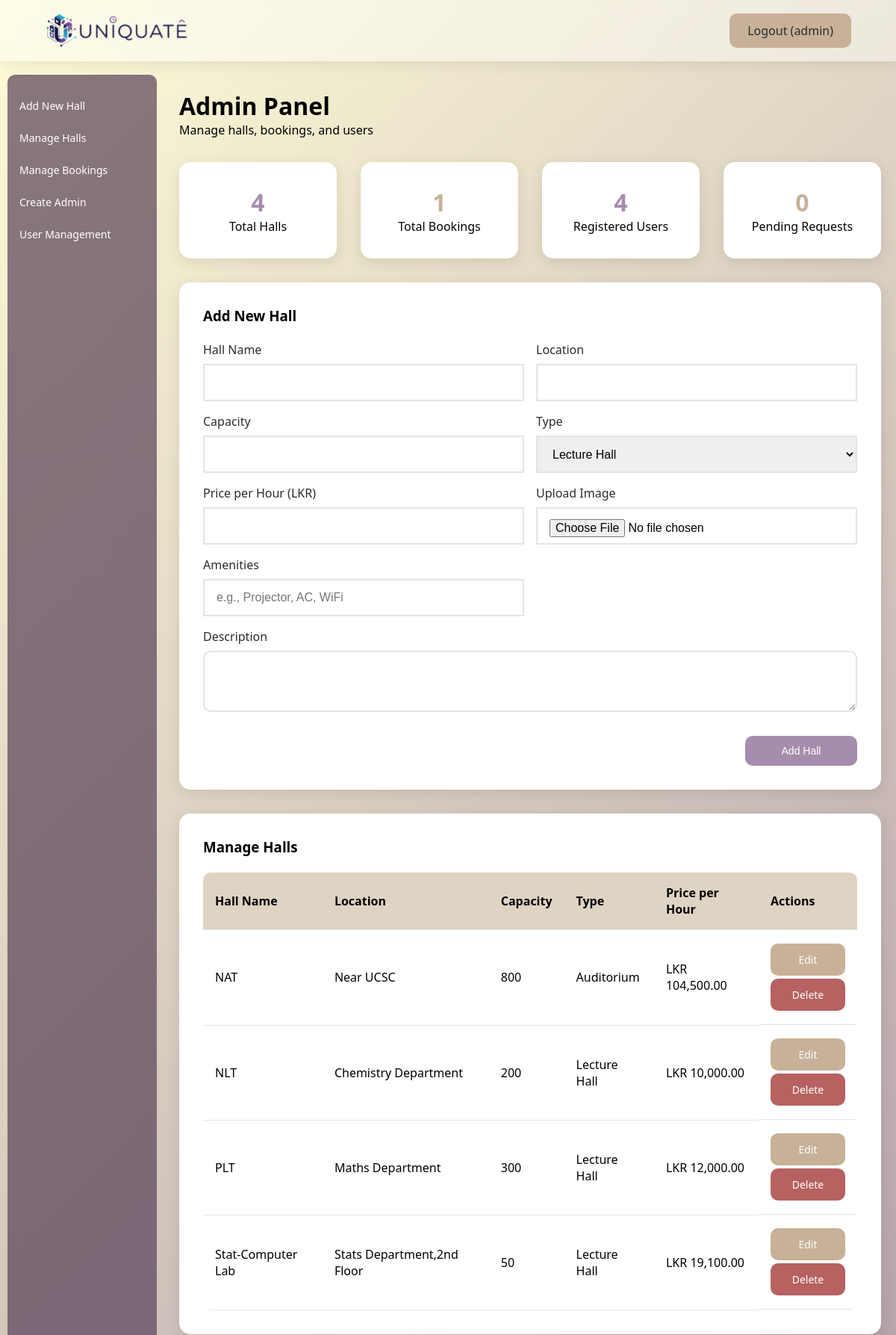
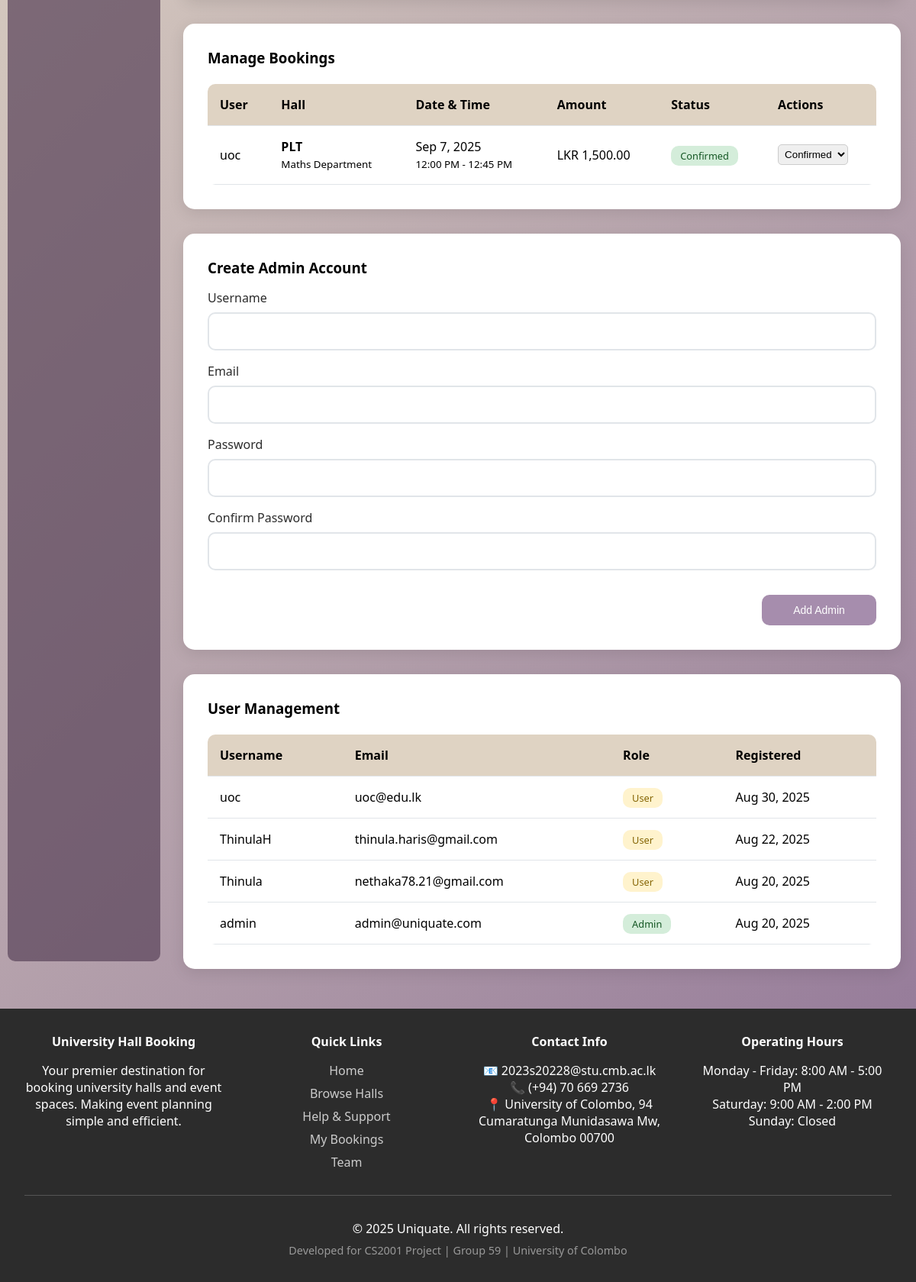
Screenshot of /admin.php (signed in) with the database file from the repository (2 pictures, top to bottom).
### tables this page shows
CREATE TABLE `bookings` (
  `id` int NOT NULL,
  `user_id` int NOT NULL,
  `hall_id` int NOT NULL,
  `booking_date` date NOT NULL,
  `start_time` time NOT NULL,
  `end_time` time NOT NULL,
  `purpose` text,
  `total_amount` decimal(10,2) NOT NULL,
  `status` enum('pending','confirmed','cancelled') DEFAULT 'pending',
  `created_at` timestamp NULL DEFAULT CURRENT_TIMESTAMP
);

CREATE TABLE `halls` (
  `id` int NOT NULL,
  `name` varchar(100) NOT NULL,
  `description` text,
  `capacity` int NOT NULL,
  `location` varchar(100) NOT NULL,
  `price_per_hour` decimal(10,2) NOT NULL,
  `image_url` varchar(255) DEFAULT NULL,
  `amenities` text,
  `created_at` timestamp NULL DEFAULT CURRENT_TIMESTAMP,
  `type` varchar(50) NOT NULL
);

CREATE TABLE `users` (
  `id` int NOT NULL,
  `username` varchar(50) NOT NULL,
  `password` varchar(255) NOT NULL,
  `email` varchar(100) NOT NULL,
  `role` enum('admin','user') DEFAULT 'user',
  `created_at` timestamp NULL DEFAULT CURRENT_TIMESTAMP
);

### admin.php (the view, shortened to what the rows shown need)
<?php
include_once 'classes/User.php';
include_once 'classes/Hall.php';
include_once 'classes/Booking.php';
$database = new Database();
$db = $database->getConnection();
$user = new User($db);
$hall = new Hall($db);
$booking = new Booking($db);
$all_bookings = $booking->getAllBookings();
$all_users = $user->getAllUsers();
$all_halls = $hall->getAllHalls();
include_once 'includes/header.php';
?>
<div class="container admin-content">
    <div >
        <h1>Admin Panel</h1>
    </div>
    <div style="display: grid; grid-template-columns: repeat(auto-fit, minmax(200px, 1fr)); gap: 2rem; margin: 2rem 0;">
        <div style="background: white; padding: 2rem; border-radius: 15px; box-shadow: 0 5px 20px rgba(0,0,0,0.1); text-align: center;">
            <h1 style="color: var(--purple);"><?= count($all_halls) ?></h1>
        </div>
        <div style="background: white; padding: 2rem; border-radius: 15px; box-shadow: 0 5px 20px rgba(0,0,0,0.1); text-align: center;">
            <h1 style="color: var(--tan);"><?= count($all_bookings) ?></h1>
        </div>
        <div style="background: white; padding: 2rem; border-radius: 15px; box-shadow: 0 5px 20px rgba(0,0,0,0.1); text-align: center;">
            <h1 style="color: var(--purple);"><?= count($all_users) ?></h1>
        </div>
        <div style="background: white; padding: 2rem; border-radius: 15px; box-shadow: 0 5px 20px rgba(0,0,0,0.1); text-align: center;">
            <h1 style="color: var(--tan);"><?= count(array_filter($all_bookings, function($b) { return $b['status'] === 'pending'; })) ?></h1>
            <p>Pending Requests</p>
        </div>
    </div>
     <div id="manage-halls" class="admin-task-container" style="background: white; padding:2rem; border-radius: 15px; box-shadow: 0 5px 20px rgba(0,0,0,0.1); margin: 2rem 0;">
        <br>
        <div style="overflow-x: auto;">
            <table style="width: 100%; border-collapse: collapse; border-radius: 10px; overflow: hidden; ">
                <thead>
                    <tr style="background: var(--light-tan);">
                        <th style="padding: 1rem; text-align: left; border-bottom: 1px solid #e1e5e9;">Hall Name</th>
                        <th style="padding: 1rem; text-align: left; border-bottom: 1px solid #e1e5e9;">Location</th>
                        <th style="padding: 1rem; text-align: left; border-bottom: 1px solid #e1e5e9;">Capacity</th>
                        <th style="padding: 1rem; text-align: left; border-bottom: 1px solid #e1e5e9;">Type</th>
                        <th style="padding: 1rem; text-align: left; border-bottom: 1px solid #e1e5e9;">Price per Hour</th>
                        <th style="padding: 1rem; text-align: left; border-bottom: 1px solid #e1e5e9;">Actions</th>
                    </tr>
                </thead>
                <tbody>
                    <?php foreach ($all_halls as $hall): ?>
                        <tr>
                            <td style="padding: 1rem; border-bottom: 1px solid #e1e5e9;"><?= htmlspecialchars($hall['name']) ?></td>
                            <td style="padding: 1rem; border-bottom: 1px solid #e1e5e9;"><?= htmlspecialchars($hall['location']) ?></td>
                            <td style="padding: 1rem; border-bottom: 1px solid #e1e5e9;"><?= htmlspecialchars($hall['capacity']) ?></td>
                            <td style="padding: 1rem; border-bottom: 1px solid #e1e5e9;"><?= htmlspecialchars($hall['type']) ?></td>
                            <td style="padding: 1rem; border-bottom: 1px solid #e1e5e9;">LKR <?= number_format($hall['price_per_hour'], 2) ?></td>
                            <td style="padding: 1rem; border-bottom: 1px solid #e1e5e9; align-items: center; display: flex; flex-direction: column;">
                                <a href="admin.php?edit_hall=<?= $hall['id'] ?>" class="btn btn-secondary form-button" style="margin:2px 0; font-size: 0.875rem;">Edit</a>
                                <a href="admin.php?delete_hall=<?= $hall['id'] ?>" class="btn btn-danger form-button" style="margin:2px 0; font-size: 0.875rem;" onclick="return confirm('Are you sure you want to delete this hall?')">Delete</a>
                            </td>
                        </tr>
                    <?php endforeach; ?>
                </tbody>
            </table>
        </div>
     </div>
    <div id="manage-bookings" class="admin-task-container" >
        <h3>Manage Bookings</h3><br>
        <?php if (empty($all_bookings)): ?>
            <p>No bookings found.</p>
        <?php else: ?>
            <div style="overflow-x: auto;">
                <table style="width: 100%; border-collapse: collapse; border-radius: 10px; overflow: hidden;">
                    <thead>
                        <tr style="background: var(--light-tan);">
                            <th style="padding: 1rem; text-align: left; border-bottom: 1px solid #e1e5e9;">User</th>
                            <th style="padding: 1rem; text-align: left; border-bottom: 1px solid #e1e5e9;">Hall</th>
                            <th style="padding: 1rem; text-align: left; border-bottom: 1px solid #e1e5e9;">Date & Time</th>
                            <th style="padding: 1rem; text-align: left; border-bottom: 1px solid #e1e5e9;">Amount</th>
                            <th style="padding: 1rem; text-align: left; border-bottom: 1px solid #e1e5e9;">Status</th>
                            <th style="padding: 1rem; text-align: left; border-bottom: 1px solid #e1e5e9;">Actions</th>
                        </tr>
                    </thead>
                    <tbody>
                        <?php foreach ($all_bookings as $booking_item): ?>
                            <tr>
                                <td style="padding: 1rem; border-bottom: 1px solid #e1e5e9;"><?= htmlspecialchars($booking_item['username']) ?></td>
                                <td style="padding: 1rem; border-bottom: 1px solid #e1e5e9;">
                                    <strong><?= htmlspecialchars($booking_item['hall_name']) ?></strong><br>
                                    <small><?= htmlspecialchars($booking_item['location']) ?></small>
                                </td>
                                <td style="padding: 1rem; border-bottom: 1px solid #e1e5e9;">
                                    <?= date('M j, Y', strtotime($booking_item['booking_date'])) ?><br>
                                    <small><?= date('g:i A', strtotime($booking_item['start_time'])) ?> - <?= date('g:i A', strtotime($booking_item['end_time'])) ?></small>
                                </td>
                                <td style="padding: 1rem; border-bottom: 1px solid #e1e5e9;">LKR <?= number_format($booking_item['total_amount'], 2) ?></td>
                                <td style="padding: 1rem; border-bottom: 1px solid #e1e5e9;">
                                    <span class="status-badge status-<?= $booking_item['status'] ?>">
                                        <?= ucfirst($booking_item['status']) ?>
                                    </span>
                                </td>
                                <td style="padding: 1rem; border-bottom: 1px solid #e1e5e9;">
                                    <form method="POST" style="display: inline;">
                                        <select name="status" onchange="this.form.submit()" style="padding: 0.25rem; border-radius: 5px; border: 1px solid #ccc;">
                                            <option value="confirmed" <?= $booking_item['status'] === 'confirmed' ? 'selected' : '' ?>>Confirmed</option>
                                        </select>
                                    </form>
                                </td>
                            </tr>
                        <?php endforeach; ?>
                    </tbody>
                </table>
            </div>
        <?php endif; ?>
    </div>
    <div id="user-management" class="admin-task-container" >
        <h3>User Management</h3><br>
        <div style="overflow-x: auto;">
            <table style="width: 100%; border-collapse: collapse; border-radius: 10px; overflow: hidden;">
                <thead>
                    <tr style="background: var(--light-tan);">
                        <th style="padding: 1rem; text-align: left; border-bottom: 1px solid #e1e5e9;">Username</th>
                        <th style="padding: 1rem; text-align: left; border-bottom: 1px solid #e1e5e9;">Email</th>
                        <th style="padding: 1rem; text-align: left; border-bottom: 1px solid #e1e5e9;">Role</th>
                        <th style="padding: 1rem; text-align: left; border-bottom: 1px solid #e1e5e9;">Registered</th>
                    </tr>
                </thead>
                <tbody>
                    <?php foreach ($all_users as $user_item): ?>
                        <tr>
                            <td style="padding: 1rem; border-bottom: 1px solid #e1e5e9;"><?= htmlspecialchars($user_item['username']) ?></td>
                            <td style="padding: 1rem; border-bottom: 1px solid #e1e5e9;"><?= htmlspecialchars($user_item['email']) ?></td>
                            <td style="padding: 1rem; border-bottom: 1px solid #e1e5e9;">
                                <span class="status-badge <?= $user_item['role'] === 'admin' ? 'status-confirmed' : 'status-pending' ?>">
                                    <?= ucfirst($user_item['role']) ?>
                                </span>
                            </td>
                            <td style="padding: 1rem; border-bottom: 1px solid #e1e5e9;"><?= date('M j, Y', strtotime($user_item['created_at'])) ?></td>
                        </tr>
                    <?php endforeach; ?>
                </tbody>
            </table>
        </div>
    </div>
</div>
<?php include_once 'includes/footer.php'; ?>

### rows the page displays
bookings: status "0", user.username "uoc", hall.name "PLT", hall.location "Maths Department", booking_date "Sep 7, 2025", start_time "12:00 PM", end_time "12:45 PM", total_amount "1,500.00", status "Confirmed"
halls: name "NAT", location "Near UCSC", capacity "800", type "Auditorium", price_per_hour "104,500.00"
halls: name "NLT", location "Chemistry Department", capacity "200", type "Lecture Hall", price_per_hour "10,000.00"
halls: name "PLT", location "Maths Department", capacity "300", type "Lecture Hall", price_per_hour "12,000.00"
halls: name "Stat-Computer Lab", location "Stats Department,2nd Floor", capacity "50", type "Lecture Hall", price_per_hour "19,100.00"
users: username "uoc", email "uoc@edu.lk", role "User", created_at "Aug 30, 2025"
users: username "ThinulaH", email "thinula.haris@gmail.com", role "User", created_at "Aug 22, 2025"
users: username "Thinula", email "nethaka78.21@gmail.com", role "User", created_at "Aug 20, 2025"
users: username "admin", email "admin@uniquate.com", role "Admin", created_at "Aug 20, 2025"

### other values shown
$_SESSION['username'] "admin"
count($all_halls) "4"
count($all_bookings) "1"
count($all_users) "4"
